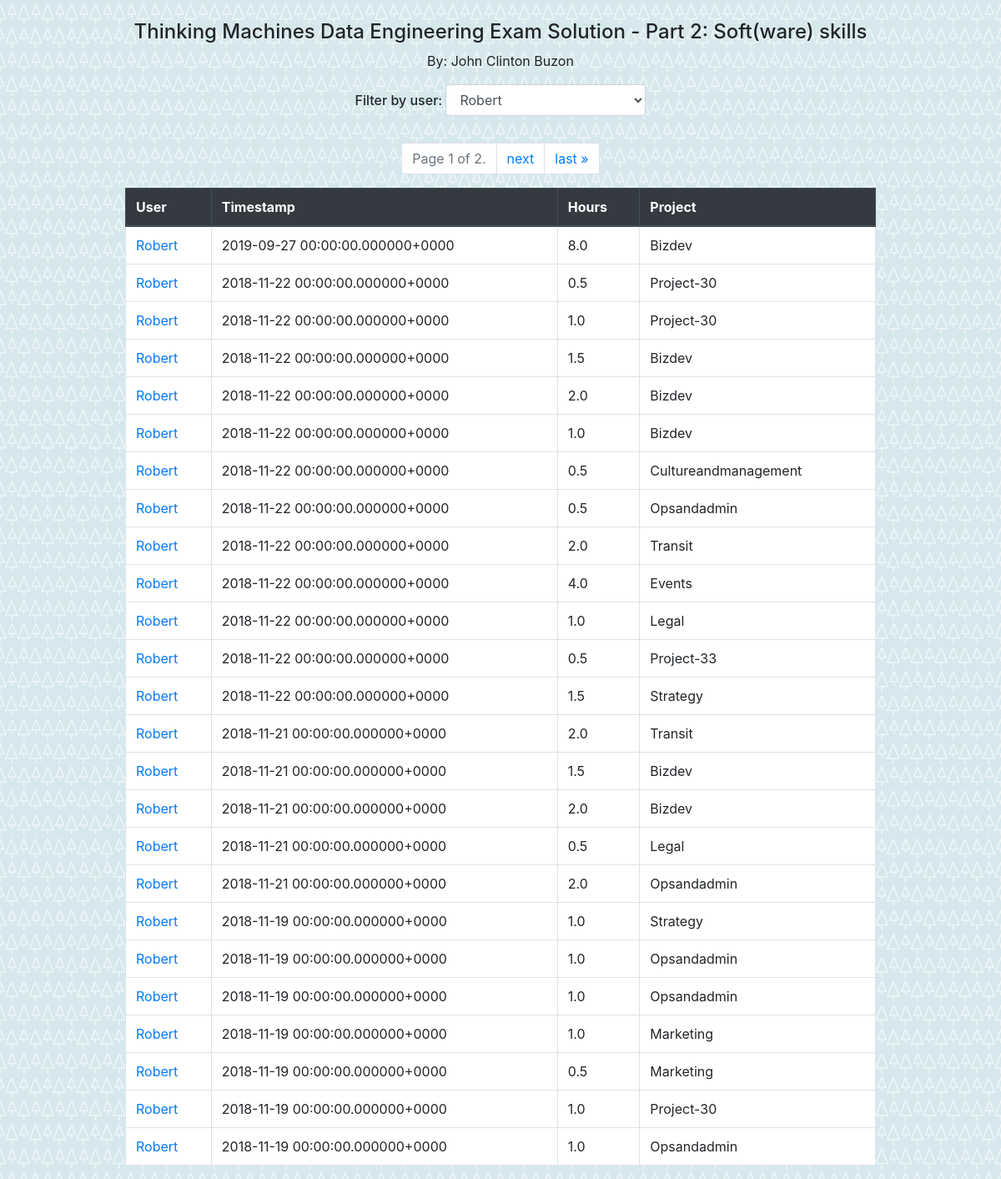
The page /viewcheckins/robert/ on the database its author committed.
### viewcheckins/models.py (models this page shows)
class Dailycheckins(models.Model):
    id = models.IntegerField(primary_key=True, blank=True, null=False)  # AutoField?
    user = models.TextField(blank=True, null=True)
    original_timestamp = models.TextField(blank=True, null=True)
    hours = models.TextField(blank=True, null=True)
    project = models.TextField(blank=True, null=True)
    cleaned_timestamp = models.TextField(blank=True, null=True)  # This field type is a guess.
    class Meta:
        managed = False
        db_table = 'dailycheckins'

### viewcheckins/views.py (the view)
# urls.py: path('<str:user>/', views.filter_by_user, name='filter_by_user'),
def filter_by_user(request, user):
	user_list = Dailycheckins.objects.order_by('user').values('user').distinct()
	output = Dailycheckins.objects.filter(user=user)
	paginator = Paginator(output, 25) # Show 25 contacts per page
	page = request.GET.get('page')
	output = paginator.get_page(page)
	template = loader.get_template('viewcheckins/index.html')
	context = {
		'output': output,
		'user_list': user_list,
		'current_user' : user,
	}
	return HttpResponse(template.render(context, request))

### viewcheckins/templates/viewcheckins/index.html (shortened to what this page needs)
{% load static %}
<link rel="stylesheet" href="https://stackpath.bootstrapcdn.com/bootstrap/4.3.1/css/bootstrap.min.css">
<h4 align="center">Thinking Machines Data Engineering Exam Solution - Part 2: Soft(ware) skills</h4>
<p align="center">By: John Clinton Buzon</p>
{% if user_list %}
<h6 align="center">Filter by user: <select class="form-control" onchange="if (this.value) window.location.href=this.value" align="center">
{% for user in user_list %}
    <option value="/viewcheckins/{{ user.user }}" {% if current_user == user.user %} selected {% endif %}>{{ user.user|title }}</option>
{% endfor %}
</select></h6>
{% endif %}
{% if output %}
<nav aria-label="Page navigation example">
  <ul class="pagination justify-content-center">
    <li class="page-item disabled">
      <a class="page-link" href="#" tabindex="-1">Page {{ output.number }} of {{ output.paginator.num_pages }}.</a>
    </li>
    {% if output.has_next %}
    <li class="page-item"><a class="page-link" href="?page={{ output.next_page_number }}">next</a></li>
    <li class="page-item"><a class="page-link" href="?page={{ output.paginator.num_pages }}">last &raquo;</a></li>
    {% endif %}
  </ul>
</nav>
    <table class="table table-hover table-bordered" align="center">
    	<thead class="thead-dark">
    		<th >User</th>
    		<th>Timestamp</th>
    		<th>Hours</th>
    		<th>Project</th>
    	</thead>
    {% for checkin in output %}
    	<tr>
	        <td><a href="/viewcheckins/{{ checkin.user }}/">{{ checkin.user|title }}</a></td>
	        <td>{{ checkin.cleaned_timestamp }}</a></td>
	        <td>{{ checkin.hours }}</a></td>
	        <td>{{ checkin.project|title }}</a></td>
    	</tr>
    {% endfor %}
{% else %}
    <p>Data could not be loaded.</p>
{% endif %}

### rows shown on the page
Dailycheckins: user "Robert", cleaned_timestamp "2019-09-27 00:00:00.000000+0000", hours "8.0", project "Bizdev"
Dailycheckins: user "Robert", cleaned_timestamp "2018-11-22 00:00:00.000000+0000", hours "0.5", project "Project-30"
Dailycheckins: user "Robert", cleaned_timestamp "2018-11-22 00:00:00.000000+0000", hours "1.0", project "Project-30"
Dailycheckins: user "Robert", cleaned_timestamp "2018-11-22 00:00:00.000000+0000", hours "1.5", project "Bizdev"
Dailycheckins: user "Robert", cleaned_timestamp "2018-11-22 00:00:00.000000+0000", hours "2.0", project "Bizdev"
Dailycheckins: user "Robert", cleaned_timestamp "2018-11-22 00:00:00.000000+0000", hours "1.0", project "Bizdev"
Dailycheckins: user "Robert", cleaned_timestamp "2018-11-22 00:00:00.000000+0000", hours "0.5", project "Cultureandmanagement"
Dailycheckins: user "Robert", cleaned_timestamp "2018-11-22 00:00:00.000000+0000", hours "0.5", project "Opsandadmin"
Dailycheckins: user "Robert", cleaned_timestamp "2018-11-22 00:00:00.000000+0000", hours "2.0", project "Transit"
Dailycheckins: user "Robert", cleaned_timestamp "2018-11-22 00:00:00.000000+0000", hours "4.0", project "Events"
Dailycheckins: user "Robert", cleaned_timestamp "2018-11-22 00:00:00.000000+0000", hours "1.0", project "Legal"
Dailycheckins: user "Robert", cleaned_timestamp "2018-11-22 00:00:00.000000+0000", hours "0.5", project "Project-33"
Dailycheckins: user "Robert", cleaned_timestamp "2018-11-22 00:00:00.000000+0000", hours "1.5", project "Strategy"
Dailycheckins: user "Robert", cleaned_timestamp "2018-11-21 00:00:00.000000+0000", hours "2.0", project "Transit"
Dailycheckins: user "Robert", cleaned_timestamp "2018-11-21 00:00:00.000000+0000", hours "1.5", project "Bizdev"
Dailycheckins: user "Robert", cleaned_timestamp "2018-11-21 00:00:00.000000+0000", hours "2.0", project "Bizdev"
Dailycheckins: user "Robert", cleaned_timestamp "2018-11-21 00:00:00.000000+0000", hours "0.5", project "Legal"
Dailycheckins: user "Robert", cleaned_timestamp "2018-11-21 00:00:00.000000+0000", hours "2.0", project "Opsandadmin"
Dailycheckins: user "Robert", cleaned_timestamp "2018-11-19 00:00:00.000000+0000", hours "1.0", project "Strategy"
Dailycheckins: user "Robert", cleaned_timestamp "2018-11-19 00:00:00.000000+0000", hours "1.0", project "Opsandadmin"
Dailycheckins: user "Robert", cleaned_timestamp "2018-11-19 00:00:00.000000+0000", hours "1.0", project "Opsandadmin"
Dailycheckins: user "Robert", cleaned_timestamp "2018-11-19 00:00:00.000000+0000", hours "1.0", project "Marketing"
Dailycheckins: user "Robert", cleaned_timestamp "2018-11-19 00:00:00.000000+0000", hours "0.5", project "Marketing"
Dailycheckins: user "Robert", cleaned_timestamp "2018-11-19 00:00:00.000000+0000", hours "1.0", project "Project-30"
Dailycheckins: user "Robert", cleaned_timestamp "2018-11-19 00:00:00.000000+0000", hours "1.0", project "Opsandadmin"

### other values the page prints
{{ output.number }} "1"
{{ output.paginator.num_pages }} "2"
form field value "Robert"
